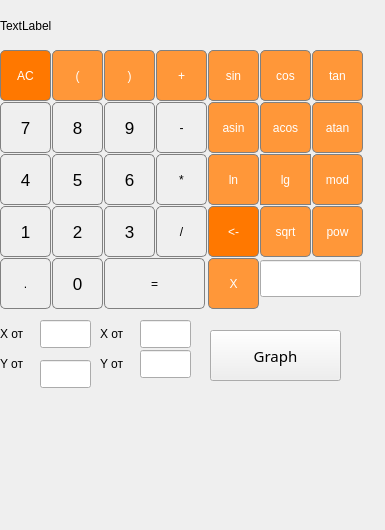
<?xml version="1.0" encoding="UTF-8"?>
<ui version="4.0">
 <class>MainWindow</class>
 <widget class="QMainWindow" name="MainWindow">
  <property name="geometry">
   <rect>
    <x>0</x>
    <y>0</y>
    <width>385</width>
    <height>530</height>
   </rect>
  </property>
  <property name="windowTitle">
   <string>MainWindow</string>
  </property>
  <property name="styleSheet">
   <string notr="true">font: 75 11pt &quot;Mukti&quot;;</string>
  </property>
  <widget class="QWidget" name="centralwidget">
   <widget class="QPushButton" name="pushButton_1">
    <property name="geometry">
     <rect>
      <x>0</x>
      <y>206</y>
      <width>51</width>
      <height>51</height>
     </rect>
    </property>
    <property name="font">
     <font>
      <family>Ubuntu</family>
      <pointsize>13</pointsize>
      <weight>9</weight>
      <italic>false</italic>
      <bold>false</bold>
     </font>
    </property>
    <property name="styleSheet">
     <string notr="true">QPushButton {
	font: 75 13pt &quot;C059&quot;;
	font: 75 12pt &quot;Vemana2000&quot;;
	font: 75 13pt &quot;Ubuntu&quot;;
	border: 1px solid gray;
border-radius: 5px;
}
QPushButton:pressed {
	background-color: qlineargradient(x1: 0, y1: 0, x2: 0, y2: 1, stop: 0 #dadbde, stop: 1 #f6f7fa);
}</string>
    </property>
    <property name="text">
     <string>1</string>
    </property>
   </widget>
   <widget class="QPushButton" name="pushButton_2">
    <property name="geometry">
     <rect>
      <x>52</x>
      <y>206</y>
      <width>51</width>
      <height>51</height>
     </rect>
    </property>
    <property name="font">
     <font>
      <family>Ubuntu</family>
      <pointsize>13</pointsize>
      <weight>9</weight>
      <italic>false</italic>
      <bold>false</bold>
     </font>
    </property>
    <property name="styleSheet">
     <string notr="true">QPushButton {
	font: 75 13pt &quot;C059&quot;;
	font: 75 12pt &quot;Vemana2000&quot;;
	font: 75 13pt &quot;Ubuntu&quot;;
	border: 1px solid gray;
border-radius: 5px;
}
QPushButton:pressed {
	background-color: qlineargradient(x1: 0, y1: 0, x2: 0, y2: 1, stop: 0 #dadbde, stop: 1 #f6f7fa);
}</string>
    </property>
    <property name="text">
     <string>2</string>
    </property>
   </widget>
   <widget class="QPushButton" name="pushButton_3">
    <property name="geometry">
     <rect>
      <x>104</x>
      <y>206</y>
      <width>51</width>
      <height>51</height>
     </rect>
    </property>
    <property name="font">
     <font>
      <family>Ubuntu</family>
      <pointsize>13</pointsize>
      <weight>9</weight>
      <italic>false</italic>
      <bold>false</bold>
     </font>
    </property>
    <property name="styleSheet">
     <string notr="true">QPushButton {
	font: 75 13pt &quot;C059&quot;;
	font: 75 12pt &quot;Vemana2000&quot;;
	font: 75 13pt &quot;Ubuntu&quot;;
	border: 1px solid gray;
border-radius: 5px;
}
QPushButton:pressed {
	background-color: qlineargradient(x1: 0, y1: 0, x2: 0, y2: 1, stop: 0 #dadbde, stop: 1 #f6f7fa);
}</string>
    </property>
    <property name="text">
     <string>3</string>
    </property>
   </widget>
   <widget class="QPushButton" name="pushButton_4">
    <property name="geometry">
     <rect>
      <x>0</x>
      <y>154</y>
      <width>51</width>
      <height>51</height>
     </rect>
    </property>
    <property name="font">
     <font>
      <family>Ubuntu</family>
      <pointsize>13</pointsize>
      <weight>9</weight>
      <italic>false</italic>
      <bold>false</bold>
     </font>
    </property>
    <property name="styleSheet">
     <string notr="true">QPushButton {
	font: 75 13pt &quot;C059&quot;;
	font: 75 12pt &quot;Vemana2000&quot;;
	font: 75 13pt &quot;Ubuntu&quot;;
	border: 1px solid gray;
border-radius: 5px;
}
QPushButton:pressed {
	background-color: qlineargradient(x1: 0, y1: 0, x2: 0, y2: 1, stop: 0 #dadbde, stop: 1 #f6f7fa);
}</string>
    </property>
    <property name="text">
     <string>4</string>
    </property>
   </widget>
   <widget class="QPushButton" name="pushButton_5">
    <property name="geometry">
     <rect>
      <x>52</x>
      <y>154</y>
      <width>51</width>
      <height>51</height>
     </rect>
    </property>
    <property name="font">
     <font>
      <family>Ubuntu</family>
      <pointsize>13</pointsize>
      <weight>9</weight>
      <italic>false</italic>
      <bold>false</bold>
     </font>
    </property>
    <property name="styleSheet">
     <string notr="true">QPushButton {
	font: 75 13pt &quot;C059&quot;;
	font: 75 12pt &quot;Vemana2000&quot;;
	font: 75 13pt &quot;Ubuntu&quot;;
	border: 1px solid gray;
border-radius: 5px;
}
QPushButton:pressed {
	background-color: qlineargradient(x1: 0, y1: 0, x2: 0, y2: 1, stop: 0 #dadbde, stop: 1 #f6f7fa);
}</string>
    </property>
    <property name="text">
     <string>5</string>
    </property>
   </widget>
   <widget class="QPushButton" name="pushButton_6">
    <property name="geometry">
     <rect>
      <x>104</x>
      <y>154</y>
      <width>51</width>
      <height>51</height>
     </rect>
    </property>
    <property name="font">
     <font>
      <family>Ubuntu</family>
      <pointsize>13</pointsize>
      <weight>9</weight>
      <italic>false</italic>
      <bold>false</bold>
     </font>
    </property>
    <property name="styleSheet">
     <string notr="true">QPushButton {
	font: 75 13pt &quot;C059&quot;;
	font: 75 12pt &quot;Vemana2000&quot;;
	font: 75 13pt &quot;Ubuntu&quot;;
	border: 1px solid gray;
border-radius: 5px;
}
QPushButton:pressed {
	background-color: qlineargradient(x1: 0, y1: 0, x2: 0, y2: 1, stop: 0 #dadbde, stop: 1 #f6f7fa);
}</string>
    </property>
    <property name="text">
     <string>6</string>
    </property>
   </widget>
   <widget class="QPushButton" name="pushButton_7">
    <property name="geometry">
     <rect>
      <x>52</x>
      <y>102</y>
      <width>51</width>
      <height>51</height>
     </rect>
    </property>
    <property name="font">
     <font>
      <family>Ubuntu</family>
      <pointsize>13</pointsize>
      <weight>9</weight>
      <italic>false</italic>
      <bold>false</bold>
     </font>
    </property>
    <property name="styleSheet">
     <string notr="true">QPushButton {
	font: 75 13pt &quot;C059&quot;;
	font: 75 12pt &quot;Vemana2000&quot;;
	font: 75 13pt &quot;Ubuntu&quot;;
	border: 1px solid gray;
border-radius: 5px;
}
QPushButton:pressed {
	background-color: qlineargradient(x1: 0, y1: 0, x2: 0, y2: 1, stop: 0 #dadbde, stop: 1 #f6f7fa);
}</string>
    </property>
    <property name="text">
     <string>8</string>
    </property>
   </widget>
   <widget class="QPushButton" name="pushButton_8">
    <property name="geometry">
     <rect>
      <x>0</x>
      <y>102</y>
      <width>51</width>
      <height>51</height>
     </rect>
    </property>
    <property name="font">
     <font>
      <family>Ubuntu</family>
      <pointsize>13</pointsize>
      <weight>9</weight>
      <italic>false</italic>
      <bold>false</bold>
     </font>
    </property>
    <property name="styleSheet">
     <string notr="true">QPushButton {
	font: 75 13pt &quot;C059&quot;;
	font: 75 12pt &quot;Vemana2000&quot;;
	font: 75 13pt &quot;Ubuntu&quot;;
	border: 1px solid gray;
border-radius: 5px;
}
QPushButton:pressed {
	background-color: qlineargradient(x1: 0, y1: 0, x2: 0, y2: 1, stop: 0 #dadbde, stop: 1 #f6f7fa);
}</string>
    </property>
    <property name="text">
     <string>7</string>
    </property>
   </widget>
   <widget class="QPushButton" name="pushButton_9">
    <property name="geometry">
     <rect>
      <x>104</x>
      <y>102</y>
      <width>51</width>
      <height>51</height>
     </rect>
    </property>
    <property name="font">
     <font>
      <family>Ubuntu</family>
      <pointsize>13</pointsize>
      <weight>9</weight>
      <italic>false</italic>
      <bold>false</bold>
     </font>
    </property>
    <property name="styleSheet">
     <string notr="true">QPushButton {
	font: 75 13pt &quot;C059&quot;;
	font: 75 12pt &quot;Vemana2000&quot;;
	font: 75 13pt &quot;Ubuntu&quot;;
	border: 1px solid gray;
border-radius: 5px;
}
QPushButton:pressed {
	background-color: qlineargradient(x1: 0, y1: 0, x2: 0, y2: 1, stop: 0 #dadbde, stop: 1 #f6f7fa);
}</string>
    </property>
    <property name="text">
     <string>9</string>
    </property>
   </widget>
   <widget class="QPushButton" name="pushButton_AC">
    <property name="geometry">
     <rect>
      <x>0</x>
      <y>50</y>
      <width>51</width>
      <height>51</height>
     </rect>
    </property>
    <property name="styleSheet">
     <string notr="true">QPushButton {
	background-color: rgb(255, 120, 0);
  color: white; 
  border: 1px solid gray;
border-radius: 5px;
}

QPushButton:pressed {
    background-color: qlineargradient(x1: 0, y1: 0, x2: 0, y2: 1,
                                      stop: 0 #FF7832, stop: 1 #FF9739);
}</string>
    </property>
    <property name="text">
     <string>AC</string>
    </property>
   </widget>
   <widget class="QPushButton" name="pushButton_openBr">
    <property name="geometry">
     <rect>
      <x>52</x>
      <y>50</y>
      <width>51</width>
      <height>51</height>
     </rect>
    </property>
    <property name="sizePolicy">
     <sizepolicy hsizetype="Minimum" vsizetype="Fixed">
      <horstretch>0</horstretch>
      <verstretch>0</verstretch>
     </sizepolicy>
    </property>
    <property name="styleSheet">
     <string notr="true">QPushButton {
  background-color: rgb(255, 151, 57);
  color: white; 
  border: 1px solid gray;
border-radius: 5px;
}

QPushButton:pressed {
    background-color: qlineargradient(x1: 0, y1: 0, x2: 0, y2: 1,
                                      stop: 0 #FF7832, stop: 1 #FF9739);
}</string>
    </property>
    <property name="text">
     <string>(</string>
    </property>
   </widget>
   <widget class="QPushButton" name="pushButton_closeBr">
    <property name="geometry">
     <rect>
      <x>104</x>
      <y>50</y>
      <width>51</width>
      <height>51</height>
     </rect>
    </property>
    <property name="styleSheet">
     <string notr="true">QPushButton {
  background-color: rgb(255, 151, 57);
  color: white; 
  border: 1px solid gray;
border-radius: 5px;
}

QPushButton:pressed {
    background-color: qlineargradient(x1: 0, y1: 0, x2: 0, y2: 1,
                                      stop: 0 #FF7832, stop: 1 #FF9739);
}</string>
    </property>
    <property name="text">
     <string>)</string>
    </property>
   </widget>
   <widget class="QPushButton" name="pushButton_0">
    <property name="geometry">
     <rect>
      <x>52</x>
      <y>258</y>
      <width>51</width>
      <height>51</height>
     </rect>
    </property>
    <property name="font">
     <font>
      <family>Ubuntu</family>
      <pointsize>13</pointsize>
      <weight>9</weight>
      <italic>false</italic>
      <bold>false</bold>
     </font>
    </property>
    <property name="styleSheet">
     <string notr="true">QPushButton {
	font: 75 13pt &quot;C059&quot;;
	font: 75 12pt &quot;Vemana2000&quot;;
	font: 75 13pt &quot;Ubuntu&quot;;
	border: 1px solid gray;
border-radius: 5px;
}
QPushButton:pressed {
	background-color: qlineargradient(x1: 0, y1: 0, x2: 0, y2: 1, stop: 0 #dadbde, stop: 1 #f6f7fa);
}</string>
    </property>
    <property name="text">
     <string>0</string>
    </property>
   </widget>
   <widget class="QPushButton" name="pushButton_dot">
    <property name="geometry">
     <rect>
      <x>0</x>
      <y>258</y>
      <width>51</width>
      <height>51</height>
     </rect>
    </property>
    <property name="styleSheet">
     <string notr="true">QPushButton {
	border: 1px solid gray;
border-radius: 5px;
}
QPushButton:pressed {
	background-color: qlineargradient(x1: 0, y1: 0, x2: 0, y2: 1, stop: 0 #dadbde, stop: 1 #f6f7fa);
}</string>
    </property>
    <property name="text">
     <string>.</string>
    </property>
   </widget>
   <widget class="QPushButton" name="pushButton_equal">
    <property name="geometry">
     <rect>
      <x>104</x>
      <y>258</y>
      <width>101</width>
      <height>51</height>
     </rect>
    </property>
    <property name="styleSheet">
     <string notr="true">QPushButton {
	border: 1px solid gray;
border-radius: 5px;
}
QPushButton:pressed {
	background-color: qlineargradient(x1: 0, y1: 0, x2: 0, y2: 1, stop: 0 #dadbde, stop: 1 #f6f7fa);
}</string>
    </property>
    <property name="text">
     <string>=</string>
    </property>
   </widget>
   <widget class="QPushButton" name="pushButton_plus">
    <property name="geometry">
     <rect>
      <x>156</x>
      <y>50</y>
      <width>51</width>
      <height>51</height>
     </rect>
    </property>
    <property name="styleSheet">
     <string notr="true">QPushButton {
  background-color: rgb(255, 151, 57);
  color: white; 
  border: 1px solid gray;
border-radius: 5px;
}

QPushButton:pressed {
    background-color: qlineargradient(x1: 0, y1: 0, x2: 0, y2: 1,
                                      stop: 0 #FF7832, stop: 1 #FF9739);
}</string>
    </property>
    <property name="text">
     <string>+</string>
    </property>
   </widget>
   <widget class="QPushButton" name="pushButton_minus">
    <property name="geometry">
     <rect>
      <x>156</x>
      <y>102</y>
      <width>51</width>
      <height>51</height>
     </rect>
    </property>
    <property name="styleSheet">
     <string notr="true">QPushButton {
	border: 1px solid gray;
border-radius: 5px;
}
QPushButton:pressed {
	background-color: qlineargradient(x1: 0, y1: 0, x2: 0, y2: 1, stop: 0 #dadbde, stop: 1 #f6f7fa);
}</string>
    </property>
    <property name="text">
     <string>-</string>
    </property>
   </widget>
   <widget class="QPushButton" name="pushButton_div">
    <property name="geometry">
     <rect>
      <x>156</x>
      <y>206</y>
      <width>51</width>
      <height>51</height>
     </rect>
    </property>
    <property name="styleSheet">
     <string notr="true">QPushButton {
	border: 1px solid gray;
border-radius: 5px;
}
QPushButton:pressed {
	background-color: qlineargradient(x1: 0, y1: 0, x2: 0, y2: 1, stop: 0 #dadbde, stop: 1 #f6f7fa);
}</string>
    </property>
    <property name="text">
     <string>/</string>
    </property>
   </widget>
   <widget class="QPushButton" name="pushButton_mod">
    <property name="geometry">
     <rect>
      <x>312</x>
      <y>154</y>
      <width>51</width>
      <height>51</height>
     </rect>
    </property>
    <property name="styleSheet">
     <string notr="true">QPushButton {
  background-color: rgb(255, 151, 57);
  color: white; 
  border: 1px solid gray;
border-radius: 5px;
}

QPushButton:pressed {
    background-color: qlineargradient(x1: 0, y1: 0, x2: 0, y2: 1,
                                      stop: 0 #FF7832, stop: 1 #FF9739);
}</string>
    </property>
    <property name="text">
     <string>mod</string>
    </property>
   </widget>
   <widget class="QPushButton" name="pushButton_sin">
    <property name="geometry">
     <rect>
      <x>208</x>
      <y>50</y>
      <width>51</width>
      <height>51</height>
     </rect>
    </property>
    <property name="styleSheet">
     <string notr="true">QPushButton {
  background-color: rgb(255, 151, 57);
  color: white; 
  border: 1px solid gray;
border-radius: 5px;
}

QPushButton:pressed {
    background-color: qlineargradient(x1: 0, y1: 0, x2: 0, y2: 1,
                                      stop: 0 #FF7832, stop: 1 #FF9739);
}</string>
    </property>
    <property name="text">
     <string>sin</string>
    </property>
   </widget>
   <widget class="QPushButton" name="pushButton_asin">
    <property name="geometry">
     <rect>
      <x>208</x>
      <y>102</y>
      <width>51</width>
      <height>51</height>
     </rect>
    </property>
    <property name="styleSheet">
     <string notr="true">QPushButton {
  background-color: rgb(255, 151, 57);
  color: white; 
  border: 1px solid gray;
border-radius: 5px;
}

QPushButton:pressed {
    background-color: qlineargradient(x1: 0, y1: 0, x2: 0, y2: 1,
                                      stop: 0 #FF7832, stop: 1 #FF9739);
}</string>
    </property>
    <property name="text">
     <string>asin</string>
    </property>
   </widget>
   <widget class="QPushButton" name="pushButton_cos">
    <property name="geometry">
     <rect>
      <x>260</x>
      <y>50</y>
      <width>51</width>
      <height>51</height>
     </rect>
    </property>
    <property name="styleSheet">
     <string notr="true">QPushButton {
  background-color: rgb(255, 151, 57);
  color: white; 
  border: 1px solid gray;
border-radius: 5px;
}

QPushButton:pressed {
    background-color: qlineargradient(x1: 0, y1: 0, x2: 0, y2: 1,
                                      stop: 0 #FF7832, stop: 1 #FF9739);
}</string>
    </property>
    <property name="text">
     <string>cos</string>
    </property>
   </widget>
   <widget class="QPushButton" name="pushButton_acos">
    <property name="geometry">
     <rect>
      <x>260</x>
      <y>102</y>
      <width>51</width>
      <height>51</height>
     </rect>
    </property>
    <property name="styleSheet">
     <string notr="true">QPushButton {
  background-color: rgb(255, 151, 57);
  color: white; 
  border: 1px solid gray;
border-radius: 5px;
}

QPushButton:pressed {
    background-color: qlineargradient(x1: 0, y1: 0, x2: 0, y2: 1,
                                      stop: 0 #FF7832, stop: 1 #FF9739);
}</string>
    </property>
    <property name="text">
     <string>acos</string>
    </property>
   </widget>
   <widget class="QPushButton" name="pushButton_tan">
    <property name="geometry">
     <rect>
      <x>312</x>
      <y>50</y>
      <width>51</width>
      <height>51</height>
     </rect>
    </property>
    <property name="styleSheet">
     <string notr="true">QPushButton {
  background-color: rgb(255, 151, 57);
  color: white; 
  border: 1px solid gray;
border-radius: 5px;
}

QPushButton:pressed {
    background-color: qlineargradient(x1: 0, y1: 0, x2: 0, y2: 1,
                                      stop: 0 #FF7832, stop: 1 #FF9739);
}</string>
    </property>
    <property name="text">
     <string>tan</string>
    </property>
   </widget>
   <widget class="QPushButton" name="pushButton_atan">
    <property name="geometry">
     <rect>
      <x>312</x>
      <y>102</y>
      <width>51</width>
      <height>51</height>
     </rect>
    </property>
    <property name="styleSheet">
     <string notr="true">QPushButton {
  background-color: rgb(255, 151, 57);
  color: white; 
  border: 1px solid gray;
border-radius: 5px;
}

QPushButton:pressed {
    background-color: qlineargradient(x1: 0, y1: 0, x2: 0, y2: 1,
                                      stop: 0 #FF7832, stop: 1 #FF9739);
}</string>
    </property>
    <property name="text">
     <string>atan</string>
    </property>
   </widget>
   <widget class="QPushButton" name="pushButton_ln">
    <property name="geometry">
     <rect>
      <x>208</x>
      <y>154</y>
      <width>51</width>
      <height>51</height>
     </rect>
    </property>
    <property name="styleSheet">
     <string notr="true">QPushButton {
  background-color: rgb(255, 151, 57);
  color: white; 
  border: 1px solid gray;
border-radius: 5px;
}

QPushButton:pressed {
    background-color: qlineargradient(x1: 0, y1: 0, x2: 0, y2: 1,
                                      stop: 0 #FF7832, stop: 1 #FF9739);
}</string>
    </property>
    <property name="text">
     <string>ln</string>
    </property>
   </widget>
   <widget class="QPushButton" name="pushButton_log">
    <property name="geometry">
     <rect>
      <x>260</x>
      <y>154</y>
      <width>51</width>
      <height>51</height>
     </rect>
    </property>
    <property name="styleSheet">
     <string notr="true">QPushButton {
  background-color: rgb(255, 151, 57);
  color: white; 
  border: 1px solid gray;
}

QPushButton:pressed {
    background-color: qlineargradient(x1: 0, y1: 0, x2: 0, y2: 1,
                                      stop: 0 #FF7832, stop: 1 #FF9739);
}</string>
    </property>
    <property name="text">
     <string>lg</string>
    </property>
   </widget>
   <widget class="QPushButton" name="pushButton_sqrt">
    <property name="geometry">
     <rect>
      <x>260</x>
      <y>206</y>
      <width>51</width>
      <height>51</height>
     </rect>
    </property>
    <property name="styleSheet">
     <string notr="true">QPushButton {
  background-color: rgb(255, 151, 57);
  color: white; 
  border: 1px solid gray;
border-radius: 5px;
}

QPushButton:pressed {
    background-color: qlineargradient(x1: 0, y1: 0, x2: 0, y2: 1,
                                      stop: 0 #FF7832, stop: 1 #FF9739);
}</string>
    </property>
    <property name="text">
     <string>sqrt</string>
    </property>
   </widget>
   <widget class="QPushButton" name="pushButton_pow">
    <property name="geometry">
     <rect>
      <x>312</x>
      <y>206</y>
      <width>51</width>
      <height>51</height>
     </rect>
    </property>
    <property name="styleSheet">
     <string notr="true">QPushButton {
  background-color: rgb(255, 151, 57);
  color: white; 
  border: 1px solid gray;
border-radius: 5px;
}

QPushButton:pressed {
    background-color: qlineargradient(x1: 0, y1: 0, x2: 0, y2: 1,
                                      stop: 0 #FF7832, stop: 1 #FF9739);
}</string>
    </property>
    <property name="text">
     <string>pow</string>
    </property>
   </widget>
   <widget class="QLabel" name="label">
    <property name="geometry">
     <rect>
      <x>0</x>
      <y>0</y>
      <width>351</width>
      <height>51</height>
     </rect>
    </property>
    <property name="styleSheet">
     <string notr="true">QLabel {
	qproperty-alignment: 'AlignVCenter | AlignRight';
	border-bottom: 1px solid gray;
}
background-color: white;</string>
    </property>
    <property name="text">
     <string>TextLabel</string>
    </property>
   </widget>
   <widget class="QPushButton" name="pushButton_mult">
    <property name="geometry">
     <rect>
      <x>156</x>
      <y>154</y>
      <width>51</width>
      <height>51</height>
     </rect>
    </property>
    <property name="styleSheet">
     <string notr="true">QPushButton {
	border: 1px solid gray;
border-radius: 5px;
}
QPushButton:pressed {
	background-color: qlineargradient(x1: 0, y1: 0, x2: 0, y2: 1, stop: 0 #dadbde, stop: 1 #f6f7fa);
}</string>
    </property>
    <property name="text">
     <string>*</string>
    </property>
   </widget>
   <widget class="QPushButton" name="pushButton_del">
    <property name="geometry">
     <rect>
      <x>208</x>
      <y>206</y>
      <width>51</width>
      <height>51</height>
     </rect>
    </property>
    <property name="styleSheet">
     <string notr="true">QPushButton {
	background-color: rgb(255, 120, 0);
  color: white; 
  border: 1px solid gray;
border-radius: 5px;
}

QPushButton:pressed {
    background-color: qlineargradient(x1: 0, y1: 0, x2: 0, y2: 1,
                                      stop: 0 #FF7832, stop: 1 #FF9739);
}</string>
    </property>
    <property name="text">
     <string>&lt;-</string>
    </property>
   </widget>
   <widget class="QPushButton" name="pushButton_x">
    <property name="geometry">
     <rect>
      <x>208</x>
      <y>258</y>
      <width>51</width>
      <height>51</height>
     </rect>
    </property>
    <property name="styleSheet">
     <string notr="true">QPushButton {
  background-color: rgb(255, 151, 57);
  color: white; 
  border: 1px solid gray;
border-radius: 5px;
}

QPushButton:pressed {
    background-color: qlineargradient(x1: 0, y1: 0, x2: 0, y2: 1,
                                      stop: 0 #FF7832, stop: 1 #FF9739);
}</string>
    </property>
    <property name="text">
     <string>X</string>
    </property>
   </widget>
   <widget class="QLineEdit" name="lineEdit_x">
    <property name="geometry">
     <rect>
      <x>260</x>
      <y>260</y>
      <width>101</width>
      <height>37</height>
     </rect>
    </property>
   </widget>
   <widget class="QPushButton" name="pushButtonGraph">
    <property name="geometry">
     <rect>
      <x>210</x>
      <y>330</y>
      <width>131</width>
      <height>51</height>
     </rect>
    </property>
    <property name="sizePolicy">
     <sizepolicy hsizetype="MinimumExpanding" vsizetype="MinimumExpanding">
      <horstretch>0</horstretch>
      <verstretch>0</verstretch>
     </sizepolicy>
    </property>
    <property name="font">
     <font>
      <family>Mukti</family>
      <pointsize>11</pointsize>
      <weight>9</weight>
      <italic>false</italic>
      <bold>false</bold>
     </font>
    </property>
    <property name="text">
     <string>Graph</string>
    </property>
   </widget>
   <widget class="QLabel" name="label_2">
    <property name="geometry">
     <rect>
      <x>0</x>
      <y>350</y>
      <width>41</width>
      <height>28</height>
     </rect>
    </property>
    <property name="text">
     <string>Y от</string>
    </property>
   </widget>
   <widget class="QLineEdit" name="lineEdit_ZnMax">
    <property name="geometry">
     <rect>
      <x>140</x>
      <y>350</y>
      <width>51</width>
      <height>28</height>
     </rect>
    </property>
    <property name="sizePolicy">
     <sizepolicy hsizetype="MinimumExpanding" vsizetype="MinimumExpanding">
      <horstretch>0</horstretch>
      <verstretch>0</verstretch>
     </sizepolicy>
    </property>
   </widget>
   <widget class="QLineEdit" name="lineEdit_OpMax">
    <property name="geometry">
     <rect>
      <x>140</x>
      <y>320</y>
      <width>51</width>
      <height>28</height>
     </rect>
    </property>
    <property name="sizePolicy">
     <sizepolicy hsizetype="MinimumExpanding" vsizetype="MinimumExpanding">
      <horstretch>0</horstretch>
      <verstretch>0</verstretch>
     </sizepolicy>
    </property>
   </widget>
   <widget class="QLabel" name="label_3">
    <property name="geometry">
     <rect>
      <x>0</x>
      <y>320</y>
      <width>41</width>
      <height>28</height>
     </rect>
    </property>
    <property name="text">
     <string>X от</string>
    </property>
   </widget>
   <widget class="QLineEdit" name="lineEdit_ZnMin">
    <property name="geometry">
     <rect>
      <x>40</x>
      <y>360</y>
      <width>51</width>
      <height>28</height>
     </rect>
    </property>
    <property name="sizePolicy">
     <sizepolicy hsizetype="MinimumExpanding" vsizetype="MinimumExpanding">
      <horstretch>0</horstretch>
      <verstretch>0</verstretch>
     </sizepolicy>
    </property>
   </widget>
   <widget class="QLineEdit" name="lineEdit_OpMin">
    <property name="geometry">
     <rect>
      <x>40</x>
      <y>320</y>
      <width>51</width>
      <height>28</height>
     </rect>
    </property>
    <property name="sizePolicy">
     <sizepolicy hsizetype="MinimumExpanding" vsizetype="MinimumExpanding">
      <horstretch>0</horstretch>
      <verstretch>0</verstretch>
     </sizepolicy>
    </property>
   </widget>
   <widget class="QLabel" name="label_4">
    <property name="geometry">
     <rect>
      <x>100</x>
      <y>350</y>
      <width>41</width>
      <height>28</height>
     </rect>
    </property>
    <property name="text">
     <string>Y от</string>
    </property>
   </widget>
   <widget class="QLabel" name="label_5">
    <property name="geometry">
     <rect>
      <x>100</x>
      <y>320</y>
      <width>41</width>
      <height>28</height>
     </rect>
    </property>
    <property name="text">
     <string>X от</string>
    </property>
   </widget>
  </widget>
 </widget>
 <resources/>
 <connections/>
</ui>
